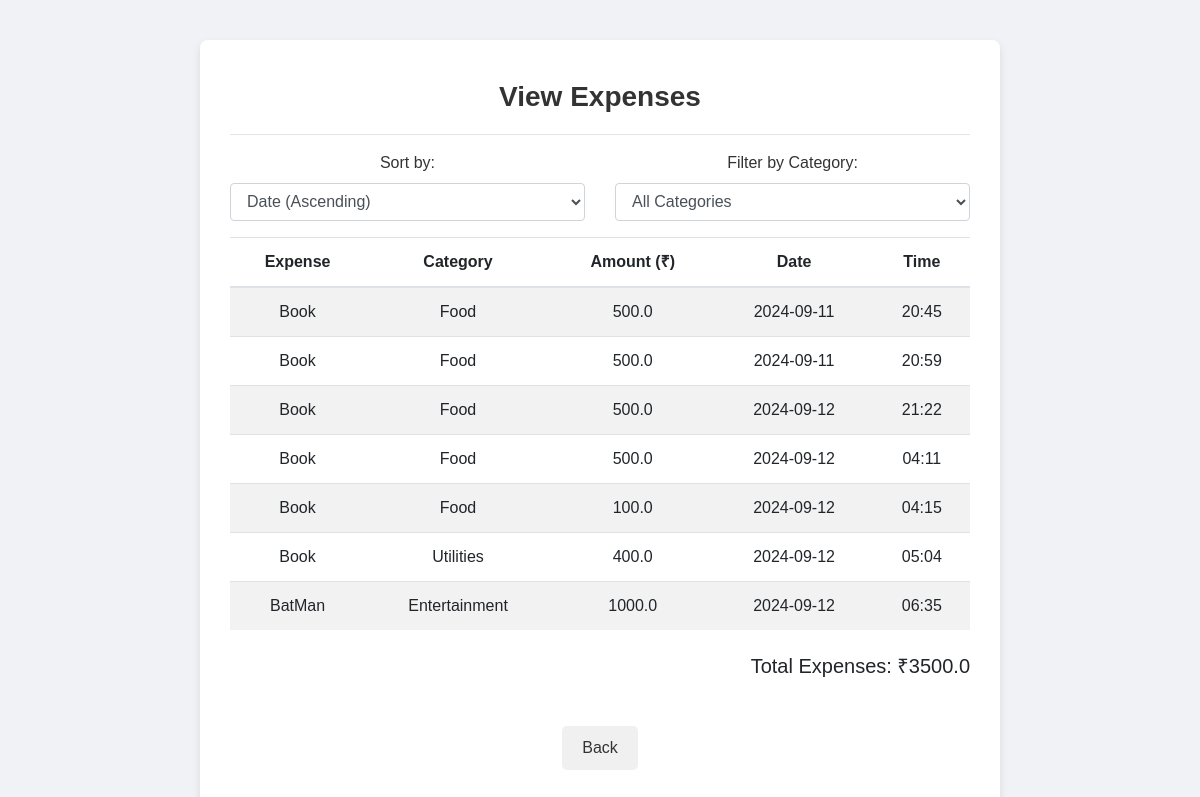
Screenshot of /view_expenses (signed in) with the database file from the repository.
### tables this page shows
CREATE TABLE expenses (
            id INTEGER PRIMARY KEY AUTOINCREMENT,
            user_id INTEGER,
            expense TEXT NOT NULL,
            category TEXT NOT NULL,
            amount REAL NOT NULL,
            date TEXT NOT NULL,
            time TEXT NOT NULL,
            FOREIGN KEY (user_id) REFERENCES users(id)
        );

### app.py (the view)
@app.route('/view_expenses')
def view_expenses():
    if 'username' not in session:
        return redirect(url_for('login'))
    conn = get_db_connection()
    user_id = session['user_id']
    expenses = conn.execute('SELECT * FROM expenses WHERE user_id = ?', (user_id,)).fetchall()
    total_amount = conn.execute('SELECT SUM(amount) FROM expenses WHERE user_id = ?', (user_id,)).fetchone()[0]
    conn.close()
    return render_template('view_expenses.html', expenses=expenses, total_amount=total_amount or 0)

### app.py (called while the page is built)
def get_db_connection():
    conn = sqlite3.connect(DATABASE)
    conn.row_factory = sqlite3.Row
    return conn

### templates/view_expenses.html (shortened to what this page needs)
<!DOCTYPE html>
<html lang="en">
  <head>
    <link
      rel="stylesheet"
      href="https://stackpath.bootstrapcdn.com/bootstrap/4.5.2/css/bootstrap.min.css"
    />
    <link rel="stylesheet" href="static/style.css" />
  </head>
  <body>
    <div class="container">
      <h1>View Expenses</h1>
      <hr />
      <div class="row mb-3">
        <div class="col-md-6">
          <label for="sort_by">Sort by:</label>
          <select
            class="form-control"
            id="sort_by"
            onchange="location = this.value;"
          >
            <option value="{{ url_for('view_expenses', sort_by='date') }}">
              Date (Ascending)
            </option>
          </select>
        </div>
        <div class="col-md-6">
          <label for="category_filter">Filter by Category:</label>
          <select
            class="form-control"
            id="category_filter"
            onchange="location = this.value;"
          >
            <option value="{{ url_for('view_expenses') }}">
              All Categories
            </option>
          </select>
        </div>
      </div>
      <table class="table table-striped">
        <thead>
          <tr>
            <th>Expense</th>
            <th>Category</th>
            <th>Amount (₹)</th>
            <th>Date</th>
            <th>Time</th>
          </tr>
        </thead>
        <tbody>
          {% for expense in expenses %}
          <tr>
            <td>{{ expense.expense }}</td>
            <td>{{ expense.category }}</td>
            <td>{{ expense.amount }}</td>
            <td>{{ expense.date }}</td>
            <td>{{ expense.time }}</td>
          </tr>
          {% endfor %}
        </tbody>
      </table>
      <div class="row mt-4">
        <div class="col-md-12 text-right">
          <h5>Total Expenses: ₹{{ total_amount }}</h5>
        </div>
      </div>
      <div class="back-btn-container">
        <button class="back-btn" onclick="history.back()">Back</button>
      </div>
    </div>
  </body>
</html>

### static/style.css (style rules this page uses)
body { margin: 0; padding: 0; font-family: "Poppins", Arial, sans-serif; background-color: #f0f2f5; display: flex; justify-content: center; align-items: center; min-height: 100vh; box-sizing: border-box; }
.container { background-color: #ffffff; border-radius: 8px; box-shadow: 0 4px 8px rgba(0, 0, 0, 0.1); padding: 40px 30px; max-width: 800px; width: 100%; margin: 20px; box-sizing: border-box; text-align: center; animation: fadeIn 0.6s ease-in-out; }
h1, h2 { color: #333333; font-weight: 600; margin-bottom: 20px; font-size: 28px; text-align: center; }
label { display: block; margin-bottom: 8px; color: #333333; font-weight: 500; }
.back-btn { background-color: #f0f0f0; color: #333333; padding: 10px 20px; font-size: 16px; border: none; border-radius: 5px; cursor: pointer; margin-top: 20px; transition: background-color 0.3s; }

### templates/view_expenses.html (style rules this page uses)
body { padding-top: 20px; }
.container { max-width: 800px; }
.back-btn-container { margin-top: 20px; text-align: center; }

### rows the page displays
expenses: expense "Book", category "Food", amount "500.0", date "2024-09-11", time "20:45"
expenses: expense "Book", category "Food", amount "500.0", date "2024-09-11", time "20:59"
expenses: expense "Book", category "Food", amount "500.0", date "2024-09-12", time "21:22"
expenses: expense "Book", category "Food", amount "500.0", date "2024-09-12", time "04:11"
expenses: expense "Book", category "Food", amount "100.0", date "2024-09-12", time "04:15"
expenses: expense "Book", category "Utilities", amount "400.0", date "2024-09-12", time "05:04"
expenses: expense "BatMan", category "Entertainment", amount "1000.0", date "2024-09-12", time "06:35"

### other values shown
{{ total_amount }} "3500.0"
